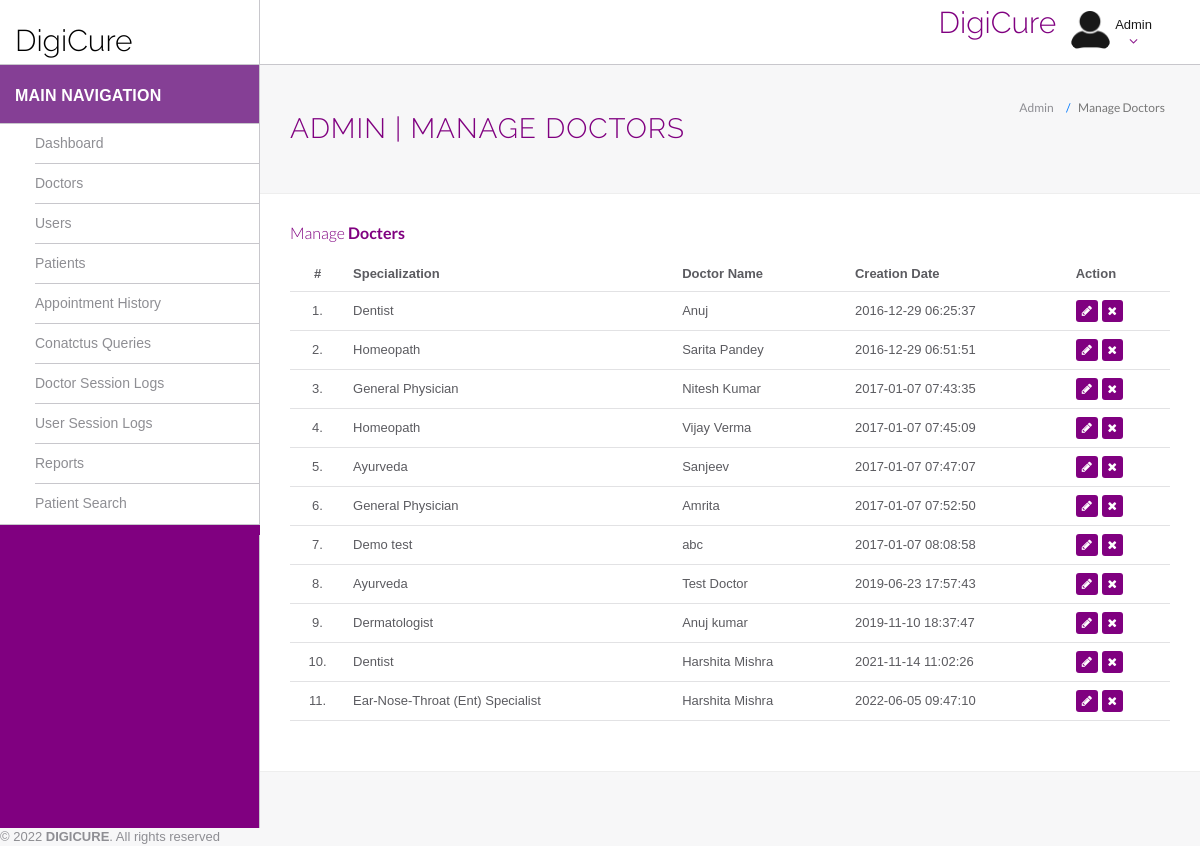
The app's page /hms/admin/manage-doctors.php with its own data.
### tables this page shows
CREATE TABLE `doctors` (
  `id` int(11) NOT NULL,
  `specilization` varchar(255) DEFAULT NULL,
  `doctorName` varchar(255) DEFAULT NULL,
  `address` longtext DEFAULT NULL,
  `docFees` varchar(255) DEFAULT NULL,
  `contactno` bigint(11) DEFAULT NULL,
  `docEmail` varchar(255) DEFAULT NULL,
  `password` varchar(255) DEFAULT NULL,
  `creationDate` timestamp NULL DEFAULT current_timestamp(),
  `updationDate` timestamp NULL DEFAULT NULL ON UPDATE current_timestamp()
);

### hms/admin/manage-doctors.php (the view, shortened to what this page needs)
<?php
include('helper/config.php');
?>
<!DOCTYPE html>
<html lang="en">
	<head>
        <link rel="stylesheet" href="https://cdn.jsdelivr.net/npm/bootstrap@3.4.1/dist/css/bootstrap.min.css">
        <link rel="stylesheet" href="https://cdnjs.cloudflare.com/ajax/libs/font-awesome/4.7.0/css/font-awesome.min.css">
		<link rel="stylesheet" href="assets/css/styles.css">
	</head>
	<body>
		<div id="app">
<?php include('helper/sidebar.php');?>
			<div class="app-content">
						<?php include('helper/header.php');?>
				<div class="main-content" >
					<div class="wrap-content container" id="container">
						<section id="page-title">
							<div class="row">
								<div class="col-sm-8">
									<h1 class="mainTitle">Admin | Manage Doctors</h1>
																	</div>
								<ol class="breadcrumb">
									<li>
										<span>Admin</span>
									</li>
									<li class="active">
										<span>Manage Doctors</span>
									</li>
								</ol>
							</div>
						</section>
						<div class="container-fluid container-fullw bg-white">
									<div class="row">
								<div class="col-md-12">
									<h5 class="over-title margin-bottom-15">Manage <span class="text-bold">Docters</span></h5>
									<table class="table table-hover" id="sample-table-1">
										<thead>
											<tr>
												<th class="center">#</th>
												<th>Specialization</th>
												<th class="hidden-xs">Doctor Name</th>
												<th>Creation Date </th>
												<th>Action</th>
											</tr>
										</thead>
										<tbody>
<?php
$sql=mysqli_query($con,"select * from doctors");
$cnt=1;
while($row=mysqli_fetch_array($sql))
{
?>
											<tr>
												<td class="center"><?php echo $cnt;?>.</td>
												<td class="hidden-xs"><?php echo $row['specilization'];?></td>
												<td><?php echo $row['doctorName'];?></td>
												<td><?php echo $row['creationDate'];?>
												</td>
												<td >
												<div class="visible-md visible-lg hidden-sm hidden-xs">
							<a href="edit-doctor.php?id=<?php echo $row['id'];?>" class="btn btn-transparent btn-xs" tooltip-placement="top" tooltip="Edit"><i class="fa fa-pencil"></i></a>
	<a href="manage-doctors.php?id=<?php echo $row['id']?>&del=delete" onClick="return confirm('Are you sure you want to delete?')"class="btn btn-transparent btn-xs tooltips" tooltip-placement="top" tooltip="Remove"><i class="fa fa-times fa fa-white"></i></a>
												</div>
												</td>
											</tr>
											<?php
$cnt=$cnt+1;
											 }?>
										</tbody>
									</table>
								</div>
							</div>
								</div>
							</div>
						</div>
					</div>
				</div>
	<?php include('helper/footer.php');?>
	</body>
</html>

### records on screen
doctors: specilization "Dentist", doctorName "Anuj", creationDate "2016-12-29 06:25:37"
doctors: specilization "Homeopath", doctorName "Sarita Pandey", creationDate "2016-12-29 06:51:51"
doctors: specilization "General Physician", doctorName "Nitesh Kumar", creationDate "2017-01-07 07:43:35"
doctors: specilization "Homeopath", doctorName "Vijay Verma", creationDate "2017-01-07 07:45:09"
doctors: specilization "Ayurveda", doctorName "Sanjeev", creationDate "2017-01-07 07:47:07"
doctors: specilization "General Physician", doctorName "Amrita", creationDate "2017-01-07 07:52:50"
doctors: specilization "Demo test", doctorName "abc", creationDate "2017-01-07 08:08:58"
doctors: specilization "Ayurveda", doctorName "Test Doctor", creationDate "2019-06-23 17:57:43"
doctors: specilization "Dermatologist", doctorName "Anuj kumar", creationDate "2019-11-10 18:37:47"
doctors: specilization "Dentist", doctorName "Harshita Mishra", creationDate "2021-11-14 11:02:26"
doctors: specilization "Ear-Nose-Throat (Ent) Specialist", doctorName "Harshita Mishra", creationDate "2022-06-05 09:47:10"
